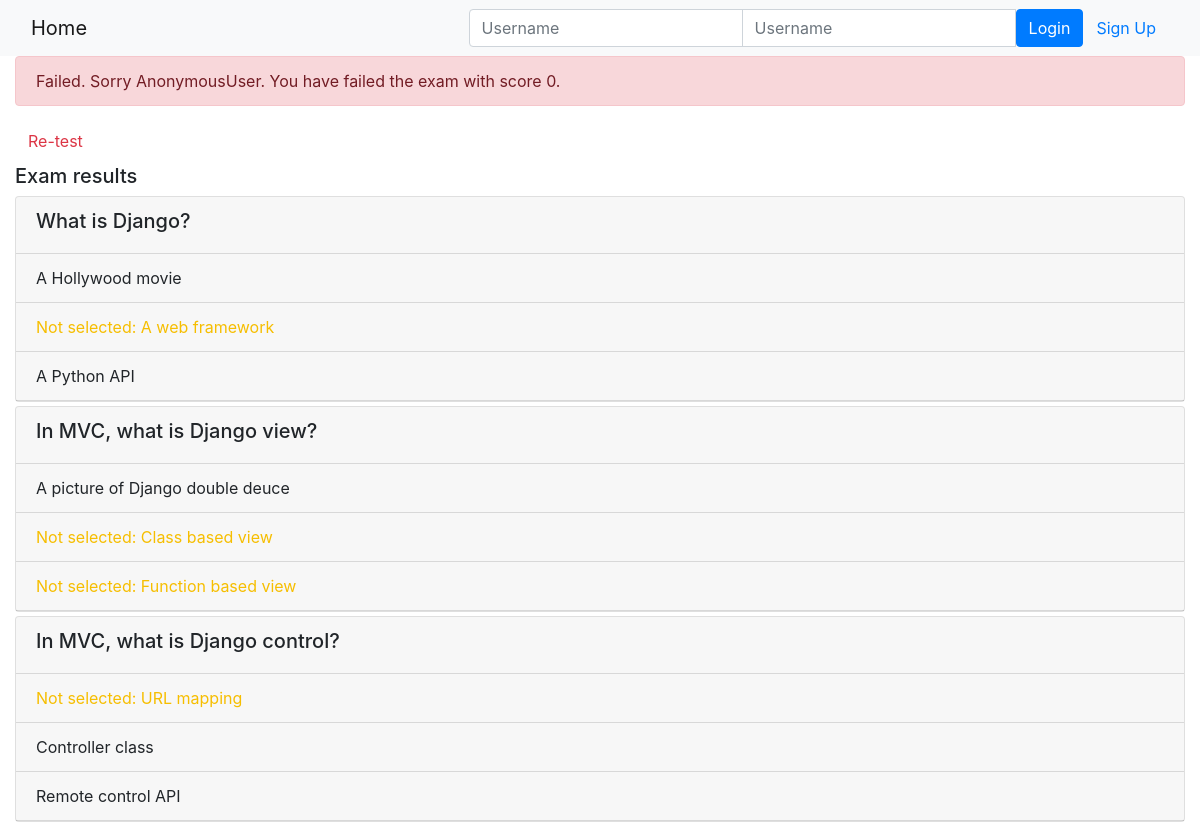
Page /onlinecourse/1/55/showresult/ on the committed database.
### onlinecourse/models.py (models this page shows, shortened)
class Question(models.Model):
    lesson = models.ForeignKey(Lesson, on_delete=models.CASCADE)
    question = models.TextField()
    grade = models.IntegerField(default=0)
    def is_get_score(self, selected_ids):
        all_answers = self.choice_set.filter(is_correct=True).count()
        selected_correct = self.choice_set.filter(is_correct=True, id__in=selected_ids).count()
        if all_answers == selected_correct:
            return True
        else:
            return False

class Choice(models.Model):
    choice = models.TextField()
    question = models.ForeignKey(Question, on_delete=models.CASCADE)
    is_correct = models.BooleanField(default=False)

### onlinecourse/views.py (the view)
# urls.py: path('<int:course_id>/<int:submission_id>/showresult/', views.show_exam_result, name='show_exam_result'),
def show_exam_result(request, course_id, submission_id):
    course = get_object_or_404(Course, pk=course_id)
    submission = Submission(id=submission_id)
    context = {}
    context['course'] = course
    choices = submission.choices.all()
    cids = list(choices.values_list('pk', flat=True))
    context['cids'] = cids
    logger.info(cids)
    grade = 0
    questions = Question.objects.all()
    for question in questions:
        selected_ids = submission.choices.filter(question_id=question.id).values_list('pk', flat=True)
        if question.is_get_score(selected_ids):
            grade += question.grade
    context['grade'] = grade
    return render(request, 'onlinecourse/exam_result_bootstrap.html', context)

### onlinecourse/templates/onlinecourse/exam_result_bootstrap.html (shortened to what this page needs)
<!DOCTYPE html>
<html lang="en">
<head>
    {% load static %}
    <link rel="stylesheet" href="https://maxcdn.bootstrapcdn.com/bootstrap/4.5.2/css/bootstrap.min.css">
</head>
<body>
 <nav class="navbar navbar-light bg-light">
    <div class="container-fluid">
        <div class="navbar-header">
              <a class="navbar-brand" href="{% url 'onlinecourse:index' %}">Home</a>
        </div>
        <ul class="nav navbar-nav navbar-right">
            {% if user.is_authenticated %}
            <li>
                <a class="btn btn-link" href="#">{{ user.first_name }}({{ user.username }})</a>
                <a class="btn btn-link" href="{% url 'onlinecourse:logout' %}">Logout</a>
            </li>
            {% else %}
            <li>
                <form class="form-inline" action="{% url 'onlinecourse:login' %}" method="post">
                    <div class="input-group">
                        <input type="text" class="form-control" placeholder="Username" name="username" >
                        <input type="password" class="form-control" placeholder="Username" name="psw" >
                        <button class="btn btn-primary" type="submit">Login</button>
                        <a class="btn btn-link" href="{% url 'onlinecourse:registration' %}">Sign Up</a>
                    </div>
                </form>
            </li>
            {% endif %}
        </ul>
    </div>
</nav>
<div class="container-fluid">
    {% if grade > 80 %}
    <div class="alert alert-success">
       Contratulations {{user}}. You have passed with the exam and completed the course with score {{grade}}.
    </div>
        {% else %}
        <div class="alert alert-danger">
            Failed. Sorry {{user}}. You have failed the exam with score {{grade}}.
        </div>
        <a class="btn btn-link text-danger" href="{% url 'onlinecourse:course_details' course.id %}">Re-test</a>
        {% endif %}
        <div class="card-columns-vertical mt-1">
        <h5 class="">Exam results</h5>
            {% for question in course.lesson_set.first.question_set.all %}
            <div class="card mt-1">
                <div class="card-header"><h5>{{question.question}}</h5></div>
                {% for choice in question.choice_set.all %}
                    {% if choice.is_correct %}
                        {% if choice.id in cids %}
                            <div class="card-header" ><font color="green">Correct answer: {{choice.choice}}</font></div>
                        {% else %}
                            <div class="card-header" ><font color="#F6BE00">Not selected: {{choice.choice}}</font></div>
                        {% endif %}
                    {% else %}
                        <div class="card-header">{{choice.choice}}</div>
                    {% endif %}
                {% endfor %}
            </div>
            {% endfor %}
        </div>
    </div>
</body>
</html>

### rows in the picture
Question: question "What is Django?"
Choice: choice "A Hollywood movie"
Choice: choice "A web framework"
Choice: choice "A Python API"
Question: question "In MVC, what is Django view?"
Choice: choice "A picture of Django double deuce"
Choice: choice "Class based view"
Choice: choice "Function based view"
Question: question "In MVC, what is Django control?"
Choice: choice "URL mapping"
Choice: choice "Controller class"
Choice: choice "Remote control API"

### other values in the picture
{{ user }} "AnonymousUser"
{{ grade }} "0"
